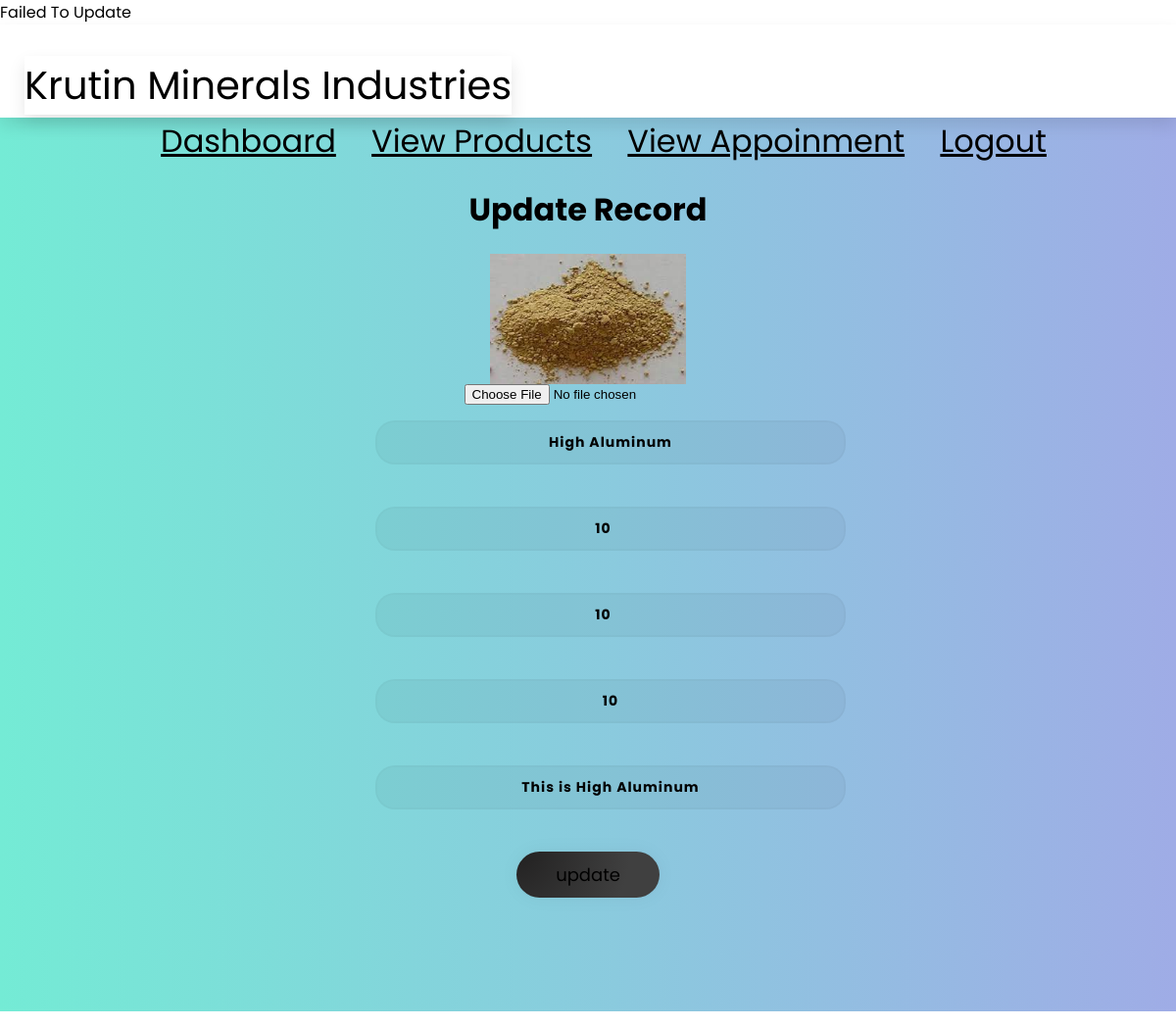
The app's page /admin/edit.php?id=32 (signed in) with its own data.
### tables this page shows
CREATE TABLE `products` (
  `id` int(11) NOT NULL,
  `photo` varchar(25) NOT NULL,
  `name1` varchar(30) NOT NULL,
  `price` int(11) NOT NULL,
  `quantity` int(11) NOT NULL,
  `transport_and_other` int(11) NOT NULL,
  `description1` varchar(50) NOT NULL
);

### admin/edit.php (the view, shortened to what this page needs)
<?php
require('db.php');
$id=$_REQUEST['id'];
$query = "SELECT * from products where id='".$id."'";
$result = mysqli_query($con, $query) or die ( mysqli_error());
$row = mysqli_fetch_assoc($result);
?>
<!DOCTYPE html>
<html>
<head>
<link rel="stylesheet" href="css/update.css"/>
</head>
<body>
<section class="header">
<div class="logo">Krutin Minerals Industries</div>
</section>
<div class="form1">
<div class="form">
<center><nav class="navbar">
        <a href="dashboard.php">Dashboard</a>
         <a href="view.php">View Products</a>
         <a href="view.php">View Appoinment</a>
         <a href="logout.php">Logout</a>
        </nav>
<h1>Update Record</h1>
<div>
<form name="form" method="post" action="" enctype="multipart/form-data">
<center><img src="img2/<?php echo $row["photo"]; ?>" width = 200 title="<?php echo $row['photo']; ?>"></img></center>
<center><input type="file" name="file" value="<?php echo $file_name;?>"></center>
<center><p><input type="text" name="name" placeholder="Enter Name" value="<?php echo $row['name1'];?>" class="textbox" required /></p></center>
<center><p><input type="number" name="price" placeholder="price" value="<?php echo $row['price'];?>" class="textbox" required /></p></center>
<center><p><input type="number" name="quantity" value="<?php echo $row['quantity'];?>" placeholder="quantity(in tons)" class="textbox" required /></p></center>
<center><p><input type="text" name="charges" placeholder="transport and other charges" value="<?php echo $row['transport_and_other'];?>" class="textbox" required /></p></center>
<center><p><input type="text" name="des" placeholder="Description" class="textbox" value="<?php echo $row['description1'];?>">
<center><p><input name="submit" type="submit" value="update" class="submit" /></p></center>
</form>
<br /><br /><br /><br />
</div>
</div>
</body>
</html>

### admin/css/update.css (style rules this page uses)
body { font-family: 'Poppins', sans-serif; margin:0; padding:0; box-sizing: border-box; outline: none; border:none; text-decoration: none; text-transform: capitalize; }
.header { position: sticky; top:0; left:0; right:0; z-index: 1000; background-color: white; display: flex; padding-top: 2rem; padding-bottom: 0.2rem; box-shadow: 0 .5rem 1rem rgba(0,0,0,.1); align-items: center; justify-content: space-between; }
.logo { margin-left: 25px; }
.header .logo { font-size: 2.5rem; color:black; }
.navbar a { font-size: 2rem; margin-left: 2rem; color:black; }
.form { background-color: #74EBD5; background-image: linear-gradient(90deg, #74EBD5 0%, #9FACE6 100%); }
.textbox { width: 40%; color: #000; font-weight: 700; font-size: 14px; letter-spacing: 1px; background: #0000000a; padding: 10px 20px; border: none; border-radius: 20px; margin-left: 20px; outline: none; box-sizing: border-box; border: 2px solid rgba(0, 0, 0, 0.02); margin-bottom: 50px; margin-left: 46px; text-align: center; margin-bottom: 27px; font-family: 'Poppins', sans-serif; }
.logo { position: sticky; top:0; left:0; right:0; z-index: 1000; display: flex; padding-top: rem; box-shadow: 0 .5rem 1rem rgba(0,0,0,.1);; align-items: center; justify-content: space-between; }
.logo { font-size: 2.5rem; color:black; }
.submit { cursor: pointer; border-radius: 5em; color: black; font-family: 'Poppins', sans-serif; background: radial-gradient(circle at 1% 2%, rgb(34, 33, 33) 0%, rgb(64, 64, 64) 75%); border: 0; padding-left: 40px; padding-right: 40px; padding-bottom: 10px; padding-top: 10px; font-family: 'Poppins', sans-serif; font-size: 18px; box-shadow: 0 0 20px 1px rgba(0, 0, 0, 0.04); }

### records on screen
products: photo (picture), name "High Aluminum", price "10", quantity "10", charges "10", des "This is High Aluminum"
